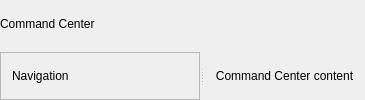
<?xml version="1.0" encoding="UTF-8"?>
<ui version="4.0">
 <class>CommandCenterView</class>
 <widget class="QWidget" name="commandCenterView">
  <layout class="QVBoxLayout" name="mainLayout">
   <property name="leftMargin"><number>0</number></property>
   <property name="topMargin"><number>0</number></property>
   <property name="rightMargin"><number>0</number></property>
   <property name="bottomMargin"><number>0</number></property>
   <property name="spacing"><number>4</number></property>
   <item>
    <widget class="QLabel" name="headerLabel">
     <property name="text"><string>Command Center</string></property>
    </widget>
   </item>
   <item>
    <widget class="QSplitter" name="mainSplitter">
     <property name="orientation"><enum>Qt::Orientation::Horizontal</enum></property>
     <widget class="QFrame" name="sidebarPlaceholder">
      <property name="minimumSize"><size><width>200</width><height>0</height></size></property>
      <property name="maximumSize"><size><width>280</width><height>16777215</height></size></property>
      <property name="frameShape"><enum>QFrame::Shape::StyledPanel</enum></property>
      <layout class="QVBoxLayout" name="sidebarLayout">
       <item>
        <widget class="QLabel" name="sidebarLabel">
         <property name="text"><string>Navigation</string></property>
        </widget>
       </item>
      </layout>
     </widget>
     <widget class="QWidget" name="contentPlaceholder">
      <layout class="QVBoxLayout" name="contentLayout">
       <item>
        <widget class="QLabel" name="contentLabel">
         <property name="text"><string>Command Center content</string></property>
         <property name="alignment"><set>Qt::AlignmentFlag::AlignCenter</set></property>
        </widget>
       </item>
      </layout>
     </widget>
    </widget>
   </item>
  </layout>
 </widget>
 <layoutdefault spacing="6" margin="11"/>
 <resources/>
 <connections/>
</ui>
